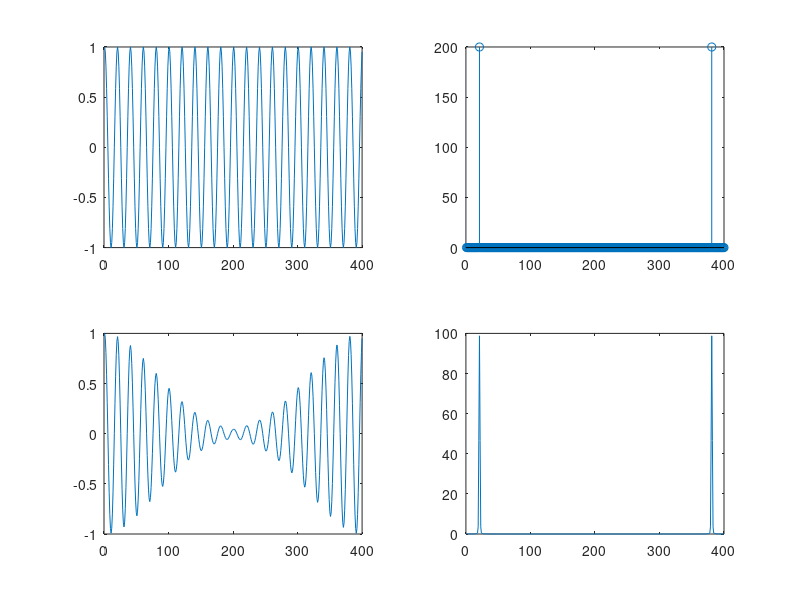

Write MATLAB code to recreate this figure.
clc
clear all
close all




%% ================================= Переменные
ts = pi/200;
t = 0:ts:2*pi-ts;
s = cos(t*20);
len = length(s);
s_rect = s.*fftshift(gausswin(len).');

figure(1)
subplot(221)
plot(s)

subplot(222)
stem(abs(fft(s)))

subplot(223)
plot(s_rect)

subplot(224)
plot(abs(fft(s_rect)))

